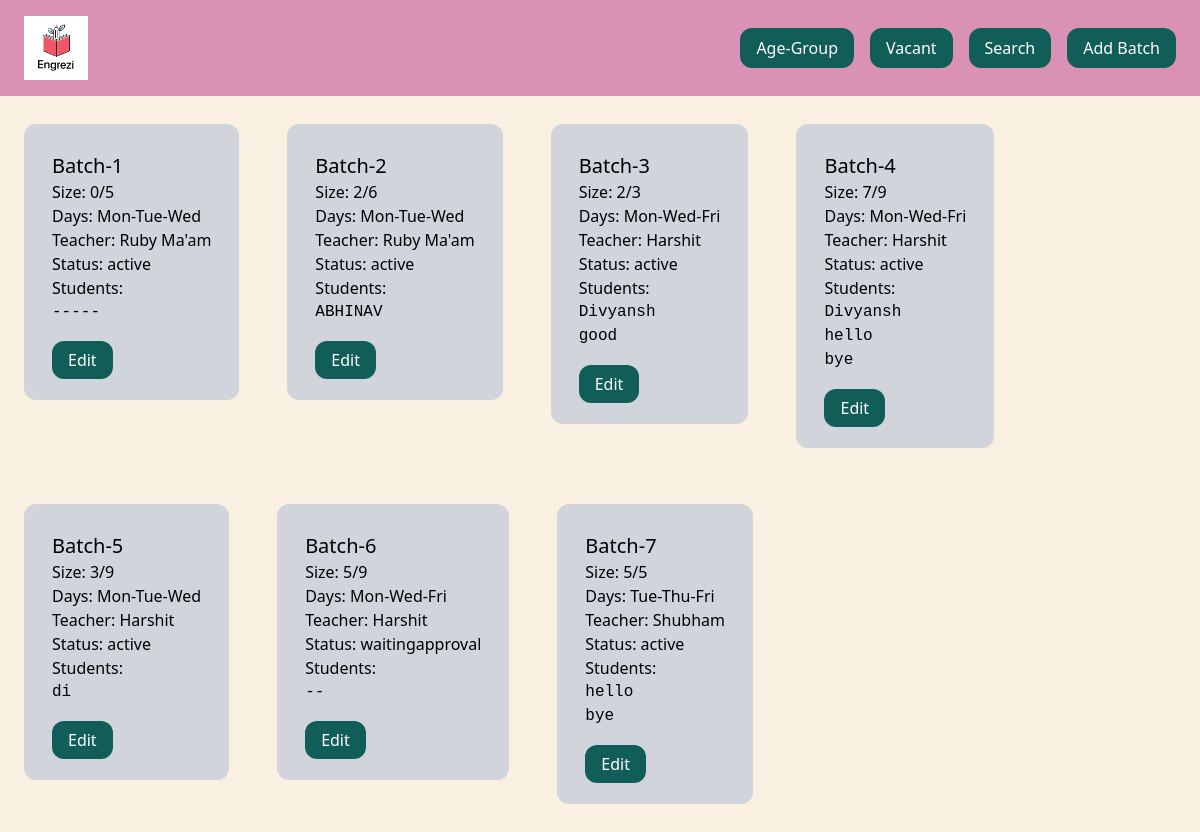
The page / on the database its author committed.
### batch/models.py (models this page shows, shortened)
class batches(models.Model):
    DRAFT = 'draft'
    WAITING_APPROVAL = 'waitingapproval'
    ACTIVE = 'active'
    ENDED = 'ended'
    VACANT='VACANT'
    FULL="FULL"
    STATUS_CHOICES = (
        (DRAFT, 'Draft'),
        (WAITING_APPROVAL, 'Waiting approval'),
        (ACTIVE, 'Active'),
        (ENDED, 'Deleted'),
    )
    VACANCY_CHOICE={
        (VACANT,'VACANT'),
        (FULL,'FULL')
    }
    batch_name = models.CharField(max_length=50)
    slug = models.SlugField()
    batch_size = models.IntegerField()
    timing = models.ForeignKey(timings, related_name='Timings', on_delete=models.CASCADE)
    days=models.ForeignKey(days, related_name='Days', on_delete=models.CASCADE)
    strength = models.IntegerField()
    startdate=models.CharField(max_length=50)
    teachername = models.ForeignKey(teachers, related_name='Teachers', on_delete=models.CASCADE)
    agegroup=models.ForeignKey(agegroup, related_name='agegroups', on_delete=models.CASCADE)
    description = models.TextField(blank=True)
    status = models.CharField(max_length=50, choices=STATUS_CHOICES, default=ACTIVE)
    vacancy=models.CharField(max_length=50, choices=VACANCY_CHOICE, default=VACANT)
    def get_batchsize(self):
        return str(str(self.strength)+"/"+str(self.batch_size))

class days(models.Model):
    title = models.CharField(max_length=50)
    slug = models.SlugField()
    def __str__(self):
        return self.title

class teachers(models.Model):
    title = models.CharField(max_length=50)
    slug = models.SlugField()
    def __str__(self):
        return self.title

### batch/views.py (the view)
# urls.py: path('',frontpage, name="frontpage"),
def frontpage(request):
    Batches = batches.objects.all()
    return render(request, 'core/index.html', {
        'Batches': Batches
    })

### batch/templatetags/menu.py (called while the page is built)
@register.inclusion_tag('core/menu.html')
def menu():
    agegroups = agegroup.objects.all()
    day=days.objects.all()
    return {'agegroups': agegroups,'days':day}

@register.inclusion_tag('core/vmenu.html')
def vacant():
    agegroups = agegroup.objects.all()
    day=days.objects.all()
    return {'agegroups': agegroups,'days':day}

### batch/templates/core/index.html (shortened to what this page needs)
{% load static %}
{% load menu %}
<!doctype html>
<html>
    <head>
        <script src="https://cdn.tailwindcss.com"></script>
    </head>
    <body style="background-color:#f9f0e1f6;">
        <nav class="mx-auto py-4 px-6 flex items-center justify-between bg-teal-600" style="background-color: rgb(217, 146, 181);">
            <div class="logo">
                <a href="/"><img alt="engrezi" style="width:64px;height:64px;"></a>
            </div>
            <div class="menu flex items-center space-x-4">
                <div class="dropdown" >
                    <button class="py-2 px-4 bg-teal-800 text-white rounded-xl hover:bg-teal-900">Age-Group</button>
                </div>
                <div class="dropdown" >
                    <button class="py-2 px-4 bg-teal-800 text-white rounded-xl hover:bg-teal-900">Vacant</button>
                </div>
            <a href="{% url 'search' %}" class="py-2 px-4 bg-teal-800 text-white rounded-xl hover:bg-teal-900" style="position:left;">Search</a>
            <a href="{% url 'add_batch' %}" class="py-2 px-4 bg-teal-800 text-white rounded-xl hover:bg-teal-900">Add Batch</a>
           </div>
        </nav>
        <div class="flex flex-wrap">
            {% for batch in Batches %}
            <div class="product w-1/1 p-6 py-7">
                <div class="p-7 rounded-xl bg-gray-300">
                <a href="{% url 'batch_detail' batch.agegroup.slug batch.slug %}">
                    <h2 class="text-xl">{{ batch.batch_name }}</h2>
                    <p class="text-13 text-black-600">Size: {{ batch.get_batchsize }}</p>
                    <p class="text-13 text-black-600">Days: {{ batch.days }}</p>
                    <p class="text-13 text-black-600">Teacher: {{ batch.teachername }}</p>
                    <p class="text-13 text-black-600">Status: {{ batch.status }}</p>
                    <p class="bold">Students:</p>
                    {% if batch.description %}
                        <pre>{{ batch.description }}</pre>
                    {% endif %}
                    <br>
                    <a href="{% url 'edit_batch' batch.id %}"class="py-2 px-4 bg-teal-800 text-white rounded-xl hover:bg-teal-900">Edit</a>
                    <br>
                    </a>
                    </div>
                </div>
            {% endfor %}
        </div>
    </body>
</html>

### batch/templates/core/index.html (style rules this page uses)
.dropdown { position: relative; display: inline-block; border-radius: 15px; }

### rows shown on the page
batches: batch_name "Batch-1", get_batchsize "0/5", days "Mon-Tue-Wed", teachername "Ruby Ma'am", status "active", description "-----"
batches: batch_name "Batch-2", get_batchsize "2/6", days "Mon-Tue-Wed", teachername "Ruby Ma'am", status "active", description "ABHINAV"
batches: batch_name "Batch-3", get_batchsize "2/3", days "Mon-Wed-Fri", teachername "Harshit", status "active", description "Divyansh good"
batches: batch_name "Batch-4", get_batchsize "7/9", days "Mon-Wed-Fri", teachername "Harshit", status "active", description "Divyansh hello bye"
batches: batch_name "Batch-5", get_batchsize "3/9", days "Mon-Tue-Wed", teachername "Harshit", status "active", description "di"
batches: batch_name "Batch-6", get_batchsize "5/9", days "Mon-Wed-Fri", teachername "Harshit", status "waitingapproval", description "--"
batches: batch_name "Batch-7", get_batchsize "5/5", days "Tue-Thu-Fri", teachername "Shubham", status "active", description "hello bye"
